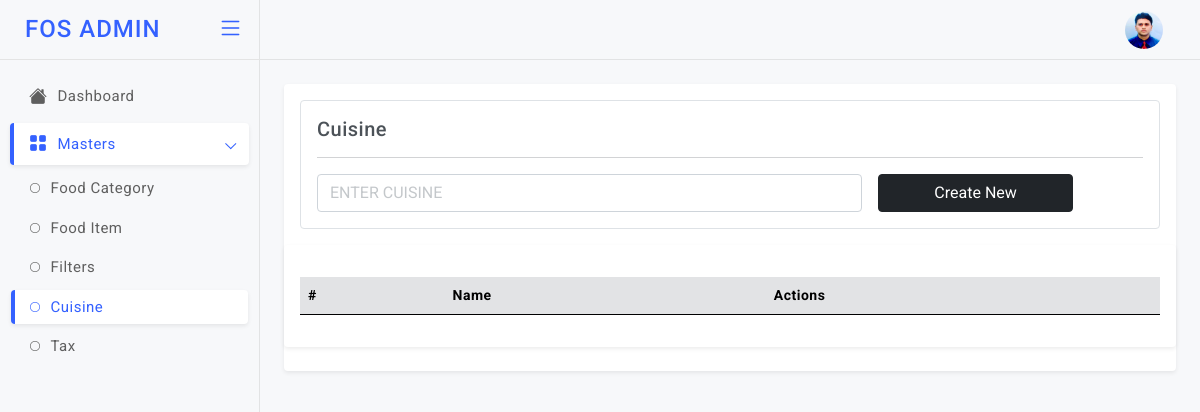
/cusin (signed in), run on an earlier commit of the app's database.
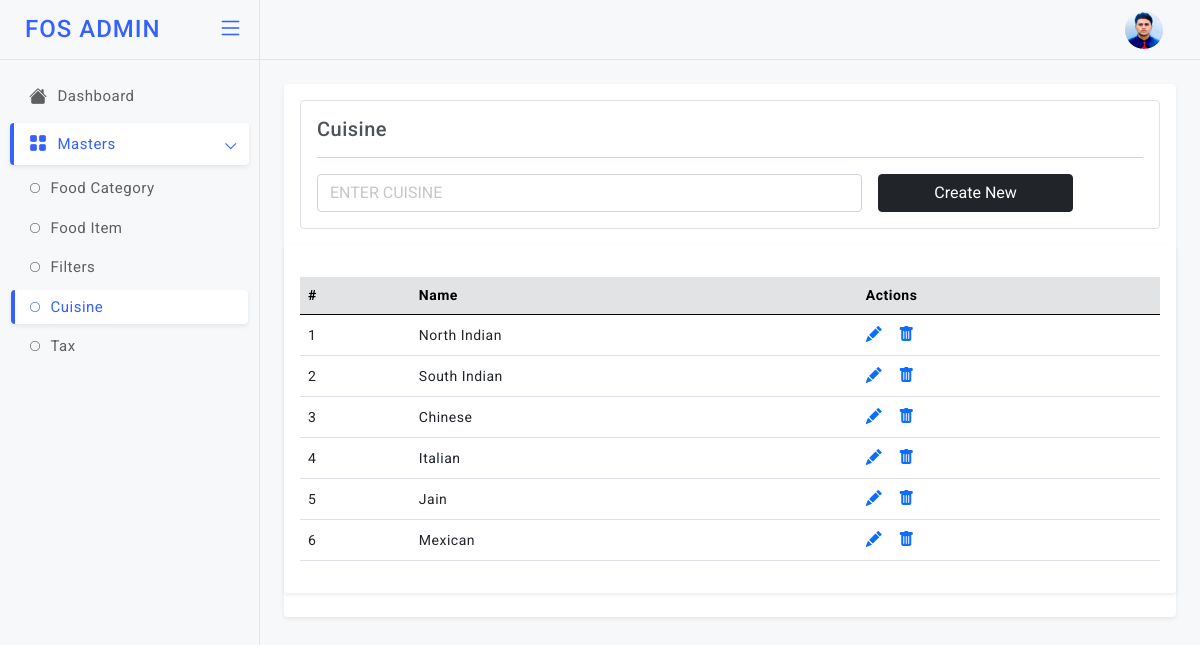
And on a later commit of the database.
### models.py (models this page shows)
class Cuisine(db.Model):
    id = db.Column(db.Integer, primary_key=True)
    cuisine_name = db.Column(db.String)

### app.py (the view)
@app.route('/cusin', methods=["GET","POST"]) # End Point to Add & View the Cuisine
def cusin():
    if not settings.session.get("name"):
            return settings.redirect("/login")
    if settings.request.method=="POST":
        cuisine_name = settings.request.form["cuisine_name"]
        info=models.Cuisine(cuisine_name=cuisine_name)
        db.session.add(info)
        db.session.commit()
    fetch=models.Cuisine.query.all()
    return settings.render_template('admin/cusin.html', getinfo=fetch)

### templates/admin/cusin.html (shortened to what the changed rows need)
<!doctype html>
<html lang="en">
<head>
  <link href="static/admin-assets/plugins/simplebar/css/simplebar.css" rel="stylesheet" />
  <link href="static/admin-assets/plugins/perfect-scrollbar/css/perfect-scrollbar.css" rel="stylesheet" />
  <link href="static/admin-assets/plugins/metismenu/css/metisMenu.min.css" rel="stylesheet" />
  <link href="static/admin-assets/css/bootstrap.min.css" rel="stylesheet" />
  <link href="static/admin-assets/css/bootstrap-extended.css" rel="stylesheet" />
  <link href="static/admin-assets/css/style.css" rel="stylesheet" />
  <link href="static/admin-assets/css/icons.css" rel="stylesheet">
  <link rel="stylesheet" href="https://cdn.jsdelivr.net/npm/bootstrap-icons@1.5.0/font/bootstrap-icons.css">
	<link href="static/admin-assets/css/pace.min.css" rel="stylesheet" />
  <link href="static/admin-assets/css/dark-theme.css" rel="stylesheet" />
  <link href="static/admin-assets/css/light-theme.css" rel="stylesheet" />
  <link href="static/admin-assets/css/semi-dark.css" rel="stylesheet" />
  <link href="static/admin-assets/css/header-colors.css" rel="stylesheet" />
</head>
<body>
  <div class="wrapper">
          <main class="page-content">
            <div class="card">
               <div class="card">
                 <div class="card-body">
                   <div class="table-responsive mt-3">
                     <table class="table align-middle">
                       <thead class="table-secondary">
                         <tr>
                          <th>#</th>
                          <th>Name</th>
                          <th>Actions</th>
                         </tr>
                       </thead>
                       <tbody>
                        {% for i in getinfo %}
                         <tr>
                          <td>{{loop.index}}</td>
                           <td>
                             <p class="mb-0">{{i["cuisine_name"]}}</p>
                           </td>
                            <td>
                             <div class="table-actions d-flex align-items-center gap-3 fs-6">
                              <a href="/cusinupdate?id={{i['id']}}"><i class="bi bi-pencil-fill"></i></a>
                               <a href="/cusindel/{{i['id']}}"><i class="bi bi-trash-fill"></i></a>
                             </div>
                           </td>
                         </tr>
                         {% endfor %}
                       </tbody>
                     </table>
                   </div>
                 </div>
               </div>
          </main>
  </div>
</body>
</html>

What changed in the data, as far as the page shows it:
added Cuisine: cuisine_name "North Indian"
added Cuisine: cuisine_name "South Indian"
added Cuisine: cuisine_name "Chinese"
added Cuisine: cuisine_name "Italian"
added Cuisine: cuisine_name "Jain"
added Cuisine: cuisine_name "Mexican"
